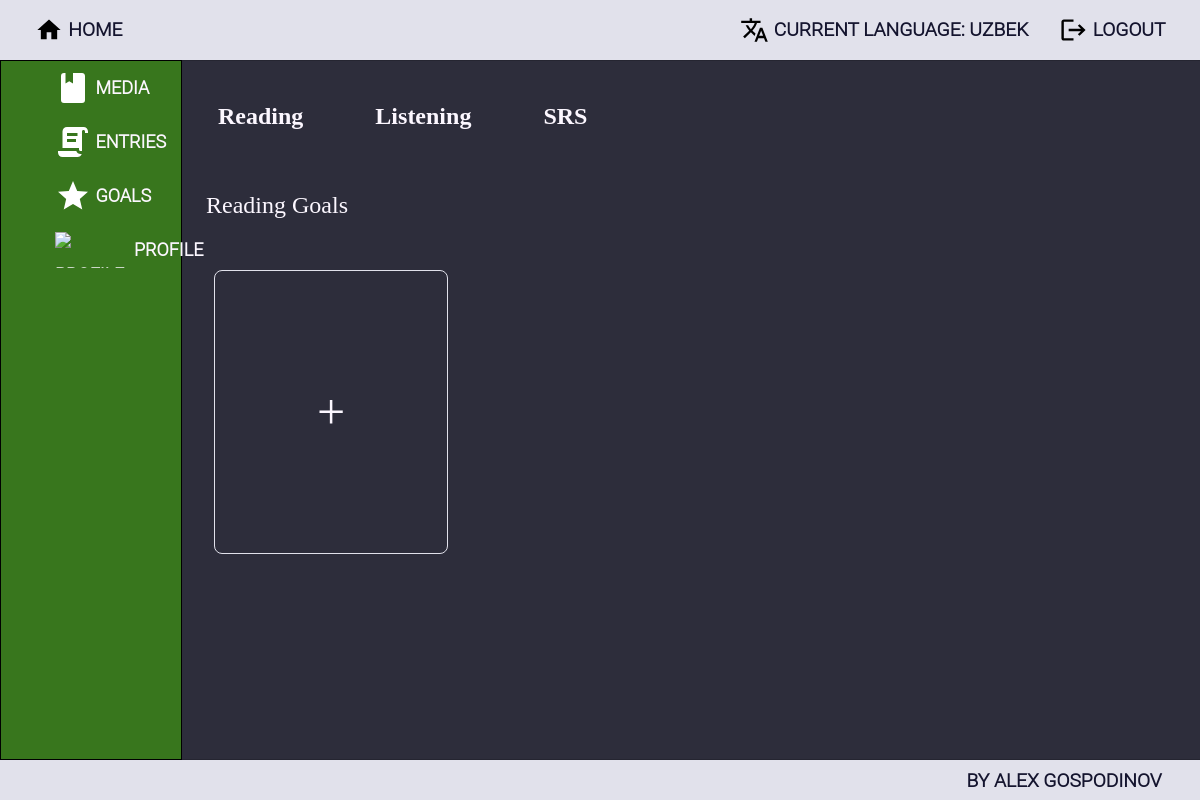
Before: /goals/ (signed in) with the older database file.
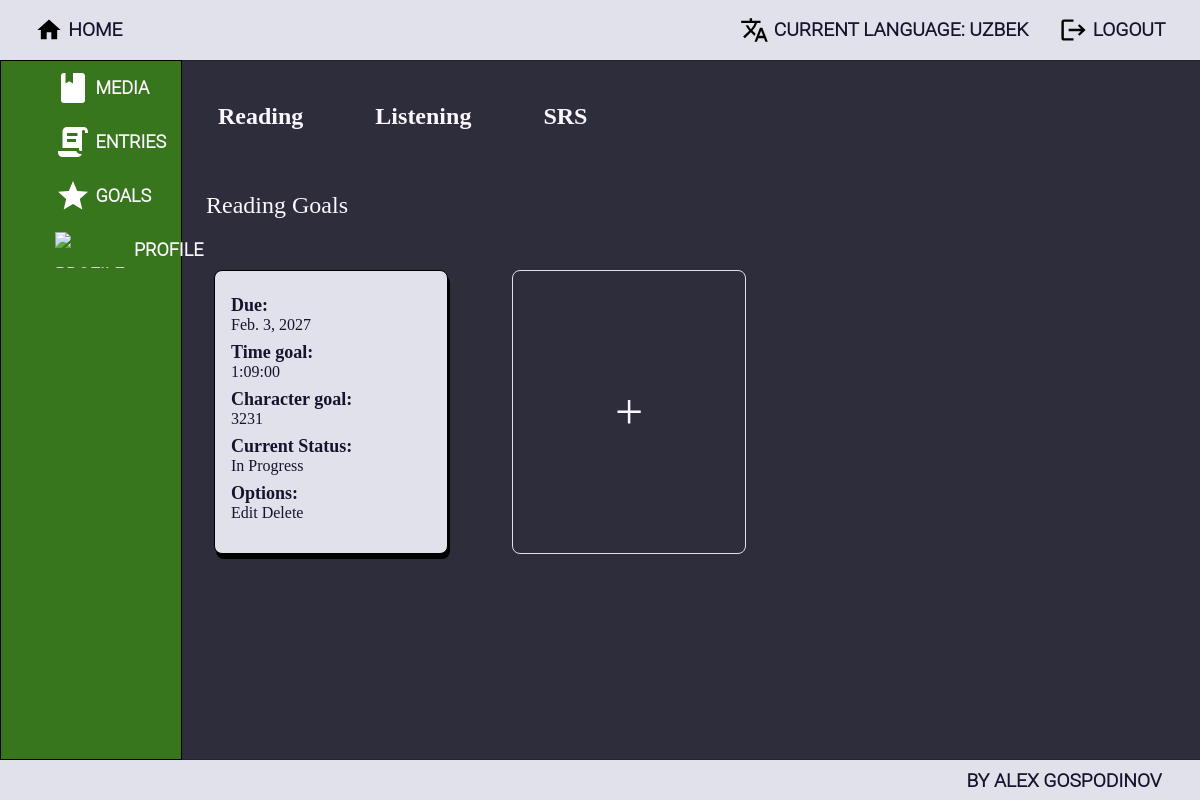
After: the same page with the newer database file.
### ImmersionTracker/accounts/models.py (models this page shows, shortened)
class ImmersionTrackerUser(auth_models.AbstractBaseUser, auth_models.PermissionsMixin):
    MAX_EMAIL_LENGTH = 150
    MAX_FIRST_NAME_LENGTH = 150
    MAX_LAST_NAME_LENGTH = 150
    email = models.EmailField(
        _("email address"),
        max_length=MAX_EMAIL_LENGTH,
        unique=True,
        error_messages={
            "unique": _("A user with that email already exists."),
        },
    )
    first_name = models.CharField(_("first name"), max_length=MAX_FIRST_NAME_LENGTH, blank=True)
    last_name = models.CharField(_("last name"), max_length=MAX_LAST_NAME_LENGTH, blank=True)
    is_staff = models.BooleanField(
        _("staff status"),
        default=False,
        help_text=_("Designates whether the user can log into this admin site."),
    )
    is_active = models.BooleanField(
        _("active"),
        default=True,
        help_text=_(
            "Designates whether this user should be treated as active. "
            "Unselect this instead of deleting accounts."
        ),
    )
    date_joined = models.DateTimeField(_("date joined"), default=timezone.now)
    object = ImmersionTrackerUserManager()
    USERNAME_FIELD = 'email'

class Profile(models.Model):
    NICKNAME_MAX_LENGTH = 20
    nickname = models.CharField(
        max_length=NICKNAME_MAX_LENGTH,
        blank=True,
        null=True,
    )
    current_language = models.ForeignKey('languages.Language', on_delete=models.SET_NULL, blank=True, null=True)
    user = models.OneToOneField(
        ImmersionTrackerUser,
        on_delete=models.CASCADE,
        related_name='profile',
        primary_key=True,
    )
    profile_picture = models.URLField(
        blank=True,
        null=True,
    )

### ImmersionTracker/languages/models.py (models this page shows, shortened)
class Language(HasOwnerProfile, models.Model):
    LANGUAGE_NAME_MAX_LENGTH = 20
    name = models.CharField(
        max_length=LANGUAGE_NAME_MAX_LENGTH,
        null=False,
        blank=False,
    )

### ImmersionTracker/goals/models.py (models this page shows, shortened)
class BaseGoal(models.Model):
    NOTES_MAX_LENGTH = 300
    GOAL_NAME_MAX_LENGTH = 20
    due_date = models.DateField(
        blank=True,
        null=True,
    )
    language = models.ForeignKey(
        'languages.Language',
        on_delete=models.CASCADE,
        related_name='%(class)s',
        blank=False,
        null=False,
    )
    user_profile = models.ForeignKey(
        'accounts.Profile',
        on_delete=models.CASCADE,
        blank=False,
        null=False,
    )
    notes = models.TextField(
        max_length=NOTES_MAX_LENGTH,
        blank=True,
        null=True,
    )
    created_on = models.DateField(
        auto_now_add=True,
    )
    edited_on = models.DateField(
        auto_now=True,
    )
    @property
    def current_status(self):
        if date.today() < self.due_date and not self.is_complete:
            return "In Progress"
        return "Completed" if self.is_complete else "Failed"
    class Meta:
        abstract = True

class ReadingGoal(BaseGoal):
    time_goal = models.DurationField(
        blank=False,
        null=False,
    )
    char_goal = models.IntegerField(
        blank=True,
        null=True,
    )
    @property
    def is_complete(self):
        relevant_entries = ReadingEntry.objects.filter(created_on__range=(self.created_on, self.due_date))
        time_spent = sum((entry.time_length for entry in relevant_entries), timedelta())
        time_goal_reached = time_spent >= self.time_goal
        if self.char_goal:
            chars_read = sum((entry.char_length if entry.char_length else 0 for entry in relevant_entries))
            chars_goal_reached = chars_read >= self.char_goal
        else:
            chars_goal_reached = True
        return True if time_goal_reached and chars_goal_reached else False

### ImmersionTracker/immersion_entries/models.py (models this page shows, shortened)
class BaseEntry(HasOwnerProfile, HasLanguage, models.Model):
    time_length = models.DurationField()
    created_on = models.DateField(
        auto_now_add=True,
    )
    edited_on = models.DateField(
        auto_now=True,
    )
    class Meta:
        abstract = True

class ReadingEntry(BaseEntry):
    char_length = models.IntegerField(
        default=None,
        null=True,
        blank=True,
    )
    media = models.ForeignKey(
        ReadingMedia,
        on_delete=models.DO_NOTHING,
        related_name='entries',
    )

### ImmersionTracker/goals/views.py (the view)
# urls.py: path('', AllGoalsView.as_view(), name='all_goals'),
class AllGoalsView(LoginRequiredMixin, GetFilteredQuerysetForContextMixin, views.TemplateView):
    template_name = 'goals/all_goals.html'
    models = (ReadingGoal, ListeningGoal, SRSGoal)

### ImmersionTracker/core/mixins.py (called while the page is built)
    def dispatch(self, request, *args, **kwargs):
        if not get_current_language(request):
            return redirect('no_current_language')
        return super().dispatch(request, *args, **kwargs)

    @staticmethod
    def get_filtered_context(model, profile, lang):
        data = model.objects.filter(user_profile=profile,
                                    language=lang)
        return data

    def get_context_data(self, **kwargs):
        context = super().get_context_data(**kwargs)
        profile = get_current_profile(self.request)
        lang = get_current_language(self.request)
        for model in self.models:
            context[model._meta.model_name] = self.get_filtered_context(model, profile, lang)
        return context

### ImmersionTracker/goals/models.py (called while the page is built)
    @property
    def is_complete(self):
        relevant_entries = ListeningEntry.objects.filter(created_on__range=(self.created_on, self.due_date))
        time_spent = sum((entry.time_length for entry in relevant_entries), timedelta())
        time_goal_reached = time_spent >= self.time_goal
        return 'Complete' if time_goal_reached else 'Failed'

### ImmersionTracker/utils.py (called while the page is built)
def get_current_profile(request):
    return Profile.objects.get(user_id=request.user.id)

def get_current_language(request):
    return get_current_profile(request).current_language

### templates/goals/all_goals.html (shortened to what this page needs)
{% extends 'base.html' %}
{% block main_content %}
    <div class="goals-wrapper">
        <div class="category-tabs-wrapper">
            <div class="category-tab">Reading</div>
            <div class="category-tab">Listening</div>
            <div class="category-tab">SRS</div>
        </div>
        <div class="goals-box" id="reading">
            <div class="category-label"> Reading Goals </div>
            <div class='goal-cards'>
            {% for goal in readinggoal %}
                <div class="goal-card">
                    <div class="card-attr">
                        <div class="card-attr-label"> Due: </div>
                        <div>{{ goal.due_date }}</div>
                    </div>
                    <div class="card-attr">
                        <div class="card-attr-label"> Time goal: </div>
                        <div>{{ goal.time_goal }}</div>
                    </div>
                    <div class="card-attr">
                        <div class="card-attr-label"> Character goal: </div>
                        <div>{{ goal.char_goal }}</div>
                    </div>
                    <div class="card-attr">
                        <div class="card-attr-label"> Current Status: </div>
                        <div>{{ goal.current_status }}</div>
                    </div>
                     <div class="card-attr">
                        <div class="card-attr-label"> Options: </div>
                        <div>
                            <a href="{% url 'reading_goal_edit' pk=goal.pk%}"> Edit </a>
                            <a href="{% url 'reading_goal_delete' pk=goal.pk%}"> Delete </a>
                        </div>
                    </div>
                </div>
            {% endfor %}
            <div class="create-new-content goal-creation-button">
                <a href="{% url 'reading_goal_create' %}">+</a>
            </div>
            </div>
        </div>
    </div>
{% endblock %}

### templates/base.html (shortened to what this page needs)
{% load static %}
<!DOCTYPE html>
<html lang="en">
<head>
    <link rel="stylesheet" href="{% static 'style/style.css' %}">
</head>
<body>
    <header>
        <a href="{% url 'index' %}" class="header-nav header-nav-button">
            <img src="{% static 'icons/home.svg' %}" alt="icon-home">
            <span> Home </span>
        </a>
        <div class="navigation">
            <ul class="header-nav logout-and-language">
                {% if request.user.is_authenticated %}
                    <li>
                    <a class="header-nav-button" href="{% url 'languages_index' %}">
                        <img src="{% static 'icons/language.svg' %}" alt="icon-language">
                        <span>Current Language:
                            {% if request.user.profile.current_language %}
                                {{ request.user.profile.current_language.name }}
                            {% else %}
                                None
                            {% endif %}
                        </span>
                    </a>
                    </li>
                    <li>
                        <a class="header-nav-button" href="{% url 'logout' %}">
                            <img src="{% static 'icons/logout.svg' %}" alt="icon-logout">
                            <span> Logout </span>
                        </a>
                    </li>
                {% endif %}
            </ul>
        </div>
    </header>
    <div class="base-wrapper">
    <div class="sidebar">
        <ul class="sidebar-buttons">
            {% if request.user.is_authenticated %}
                <li class="sidebar-button">
                    <div class="sidebar-button-wrapper">
                        <a class="sidebar-link" href="{% url 'all_media' %}">
                            <img class="sidebar-icon" src="{% static 'icons/media.svg' %}" alt="media-icon">
                            <span>media</span>
                        </a>
                    </div>
                </li>
                <li class="sidebar-button">
                    <div class="sidebar-button-wrapper">
                        <a href="{% url 'all_entries' %}" class="sidebar-link">
                            <img class="sidebar-icon" src="{% static 'icons/entry_text.svg' %}" alt="entry-icon">
                            <span> entries </span>
                        </a>
                    </div>
                </li>
                <li class="sidebar-button">
                    <div class="sidebar-button-wrapper">
                        <a href="{% url 'all_goals' %}" class="sidebar-link">
                            <img class="sidebar-icon" src="{% static 'icons/goal.svg' %}" alt="goal-icon">
                            <span> goals </span>
                        </a>
                    </div>
                </li>
                <li class="sidebar-button">
                    <div class="sidebar-button-wrapper">
                        <a href="{% url 'profile_details' pk=request.user.id %}" class="sidebar-link">
                            <img class="sidebar-icon" src="{% static 'icons/profile.svg' %}" alt="profile-icon">
                            <span> profile </span>
                        </a>
                    </div>
                </li>
            {% endif %}
        </ul>
    </div>
        {% block main_content %}
        {% endblock %}
    </div>
    <footer class="footer">
        <p class="credit">By Alex Gospodinov</p>
    </footer>
</body>
</html>

### staticfiles/style/main.css (style rules this page uses)
body { background-color: #2d2d3b; color: #FCF7FF; height: 100vh; margin: 0; padding: 0; display: flex; flex-direction: column; }
a { color: inherit; text-decoration: none; }
.base-wrapper { flex: 1; display: flex; overflow-y: auto; overflow-x: clip; }
html { overflow: hidden; }
.create-new-content { width: 65px; height: 65px; border: 1px solid #e1e1eb; border-radius: 8px; }
.create-new-content > a { height: 100%; width: 100%; display: flex; justify-content: center; align-items: center; }

### staticfiles/style/header_footer_and_sidebar.css (style rules this page uses)
header, footer { background-color: #e1e1eb; color: #14142e; font-size: larger; font-family: "Roboto Light", sans-serif; font-weight: bold; text-transform: uppercase; height: 60px; box-shadow: 1px 0 1px black; display: flex; flex-direction: row; align-items: center; }
.footer { height: 40px; justify-content: end; padding-right: 2em; }
.navigation { display: flex; flex-direction: row; justify-content: end; flex: 1; }
.header-nav { list-style-type: none; display: flex; flex-direction: row; margin: 0 1em; }
.header-nav-button { display: flex; align-items: center; padding: 0.5em 0.8em; gap: 5px; border-radius: 8px; }
.header-nav-button > img { height: 1.5em; }
.sidebar { width: 15%; flex-shrink: 0; background-color: #38761d; border: 1px solid black; font-size: large; font-family: "Roboto Light", sans-serif; font-weight: bold; }
.sidebar > ul { list-style-type: none; text-transform: uppercase; }
.sidebar-button-wrapper { display: flex; }
.sidebar-link { width: 100%; height: 100%; display: flex; align-items: center; gap: 0.25em; }
.sidebar-link > img { box-sizing: border-box; height: 2em; margin-left: 3em; }
.sidebar-button { width: 100%; height: 3em; line-height: 3em; text-align: center; }
ul { padding: 0; margin: 0; }

### staticfiles/style/all_entries.css (style rules this page uses)
.category-tabs-wrapper { display: flex; flex-direction: row; height: 5em; width: 100%; margin-top: 1em; }
.category-tab { display: flex; justify-content: center; align-items: center; font-size: x-large; font-weight: bold; border-radius: 8px; padding: 1.5em; }
.category-label { width: 100%; font-size: x-large; padding: 1.5em 3em 0.8em 1em; }

### staticfiles/style/goals.css (style rules this page uses)
.goals-wrapper { display: flex; flex-direction: column; height: 100%; width: 85%; overflow-y: auto; overflow-x: hidden; }
.goal-cards { display: flex; flex-direction: row; flex-wrap: wrap; }
.goal-card { height: 250px; width: 200px; background-color: #e1e1eb; color: #14142e; border: 1px solid black; border-radius: 8px; box-shadow: 2px 5px black; margin: 2em; padding: 1em; }
.card-attr-label { font-size: large; font-weight: bold; }
.card-attr { margin: 0.5em 0; }
.goal-creation-button { height: 250px; width: 200px; margin: 2em; padding: 1em; }
.goal-creation-button > a { font-size: 50px; }

Changed rows visible on the page:
added ReadingGoal: due_date "Feb. 3, 2027", time_goal "1:09:00", char_goal "3231", current_status "In Progress"
